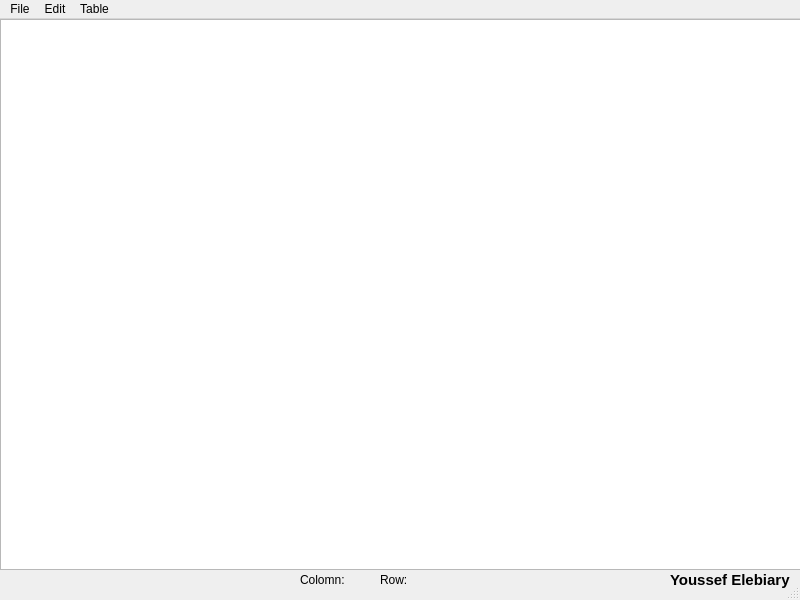
<?xml version="1.0" encoding="UTF-8"?>
<ui version="4.0">
 <class>MainWindow</class>
 <widget class="QMainWindow" name="MainWindow">
  <property name="enabled">
   <bool>true</bool>
  </property>
  <property name="geometry">
   <rect>
    <x>0</x>
    <y>0</y>
    <width>800</width>
    <height>600</height>
   </rect>
  </property>
  <property name="sizePolicy">
   <sizepolicy hsizetype="Preferred" vsizetype="Preferred">
    <horstretch>0</horstretch>
    <verstretch>0</verstretch>
   </sizepolicy>
  </property>
  <property name="minimumSize">
   <size>
    <width>800</width>
    <height>600</height>
   </size>
  </property>
  <property name="maximumSize">
   <size>
    <width>800</width>
    <height>600</height>
   </size>
  </property>
  <property name="windowTitle">
   <string>CSVsmith</string>
  </property>
  <property name="windowIcon">
   <iconset resource="resources.qrc">
    <normaloff>:/icon/icon.ico</normaloff>:/icon/icon.ico</iconset>
  </property>
  <widget class="QWidget" name="centralwidget">
   <property name="minimumSize">
    <size>
     <width>0</width>
     <height>600</height>
    </size>
   </property>
   <property name="maximumSize">
    <size>
     <width>16777215</width>
     <height>600</height>
    </size>
   </property>
   <widget class="QTableWidget" name="tableWidget">
    <property name="geometry">
     <rect>
      <x>0</x>
      <y>0</y>
      <width>801</width>
      <height>551</height>
     </rect>
    </property>
    <property name="acceptDrops">
     <bool>true</bool>
    </property>
    <property name="sortingEnabled">
     <bool>true</bool>
    </property>
    <attribute name="horizontalHeaderVisible">
     <bool>true</bool>
    </attribute>
    <attribute name="horizontalHeaderShowSortIndicator" stdset="0">
     <bool>true</bool>
    </attribute>
   </widget>
   <widget class="QLabel" name="filename">
    <property name="geometry">
     <rect>
      <x>0</x>
      <y>550</y>
      <width>221</width>
      <height>21</height>
     </rect>
    </property>
    <property name="font">
     <font>
      <pointsize>11</pointsize>
     </font>
    </property>
    <property name="text">
     <string/>
    </property>
   </widget>
   <widget class="QLabel" name="credits">
    <property name="geometry">
     <rect>
      <x>670</x>
      <y>550</y>
      <width>121</width>
      <height>21</height>
     </rect>
    </property>
    <property name="font">
     <font>
      <pointsize>11</pointsize>
      <bold>true</bold>
     </font>
    </property>
    <property name="text">
     <string>Youssef Elebiary</string>
    </property>
   </widget>
   <widget class="QLabel" name="col_lbl">
    <property name="geometry">
     <rect>
      <x>300</x>
      <y>550</y>
      <width>71</width>
      <height>21</height>
     </rect>
    </property>
    <property name="text">
     <string>Colomn: </string>
    </property>
   </widget>
   <widget class="QLabel" name="row_lbl">
    <property name="geometry">
     <rect>
      <x>380</x>
      <y>550</y>
      <width>49</width>
      <height>21</height>
     </rect>
    </property>
    <property name="text">
     <string>Row: </string>
    </property>
   </widget>
  </widget>
  <widget class="QMenuBar" name="menubar">
   <property name="geometry">
    <rect>
     <x>0</x>
     <y>0</y>
     <width>800</width>
     <height>21</height>
    </rect>
   </property>
   <widget class="QMenu" name="menuFile">
    <property name="title">
     <string>File</string>
    </property>
    <addaction name="actionOpen"/>
    <addaction name="actionSave"/>
    <addaction name="actionClose"/>
   </widget>
   <widget class="QMenu" name="menuEdit">
    <property name="title">
     <string>Edit</string>
    </property>
    <addaction name="actionReload"/>
   </widget>
   <widget class="QMenu" name="menuTable">
    <property name="title">
     <string>Table</string>
    </property>
    <addaction name="actionAppend_Row"/>
    <addaction name="actionAppend_Column"/>
    <addaction name="actionInsert_Row"/>
    <addaction name="actionInsert_Column"/>
    <addaction name="actionRemove_Row"/>
    <addaction name="actionRemove_Column"/>
   </widget>
   <addaction name="menuFile"/>
   <addaction name="menuEdit"/>
   <addaction name="menuTable"/>
  </widget>
  <widget class="QStatusBar" name="statusbar"/>
  <action name="actionOpen">
   <property name="text">
    <string>Open</string>
   </property>
   <property name="shortcut">
    <string>Ctrl+O</string>
   </property>
  </action>
  <action name="actionSave">
   <property name="text">
    <string>Save</string>
   </property>
   <property name="shortcut">
    <string>Ctrl+S</string>
   </property>
  </action>
  <action name="actionClose">
   <property name="text">
    <string>Close</string>
   </property>
  </action>
  <action name="actionGo_To">
   <property name="enabled">
    <bool>false</bool>
   </property>
   <property name="text">
    <string>Go To</string>
   </property>
   <property name="shortcut">
    <string>Ctrl+F</string>
   </property>
  </action>
  <action name="actionReload">
   <property name="text">
    <string>Reload</string>
   </property>
   <property name="shortcut">
    <string>F5</string>
   </property>
  </action>
  <action name="actionAppend_Row">
   <property name="text">
    <string>Append Row</string>
   </property>
  </action>
  <action name="actionAppend_Column">
   <property name="text">
    <string>Append Column</string>
   </property>
  </action>
  <action name="actionInsert_Row">
   <property name="text">
    <string>Insert Row</string>
   </property>
  </action>
  <action name="actionInsert_Column">
   <property name="text">
    <string>Insert Column</string>
   </property>
  </action>
  <action name="actionRemove_Row">
   <property name="text">
    <string>Remove Row</string>
   </property>
  </action>
  <action name="actionRemove_Column">
   <property name="text">
    <string>Remove Column</string>
   </property>
  </action>
  <action name="actionNew">
   <property name="text">
    <string>New</string>
   </property>
  </action>
 </widget>
 <resources>
  <include location="resources.qrc"/>
 </resources>
 <connections/>
</ui>
